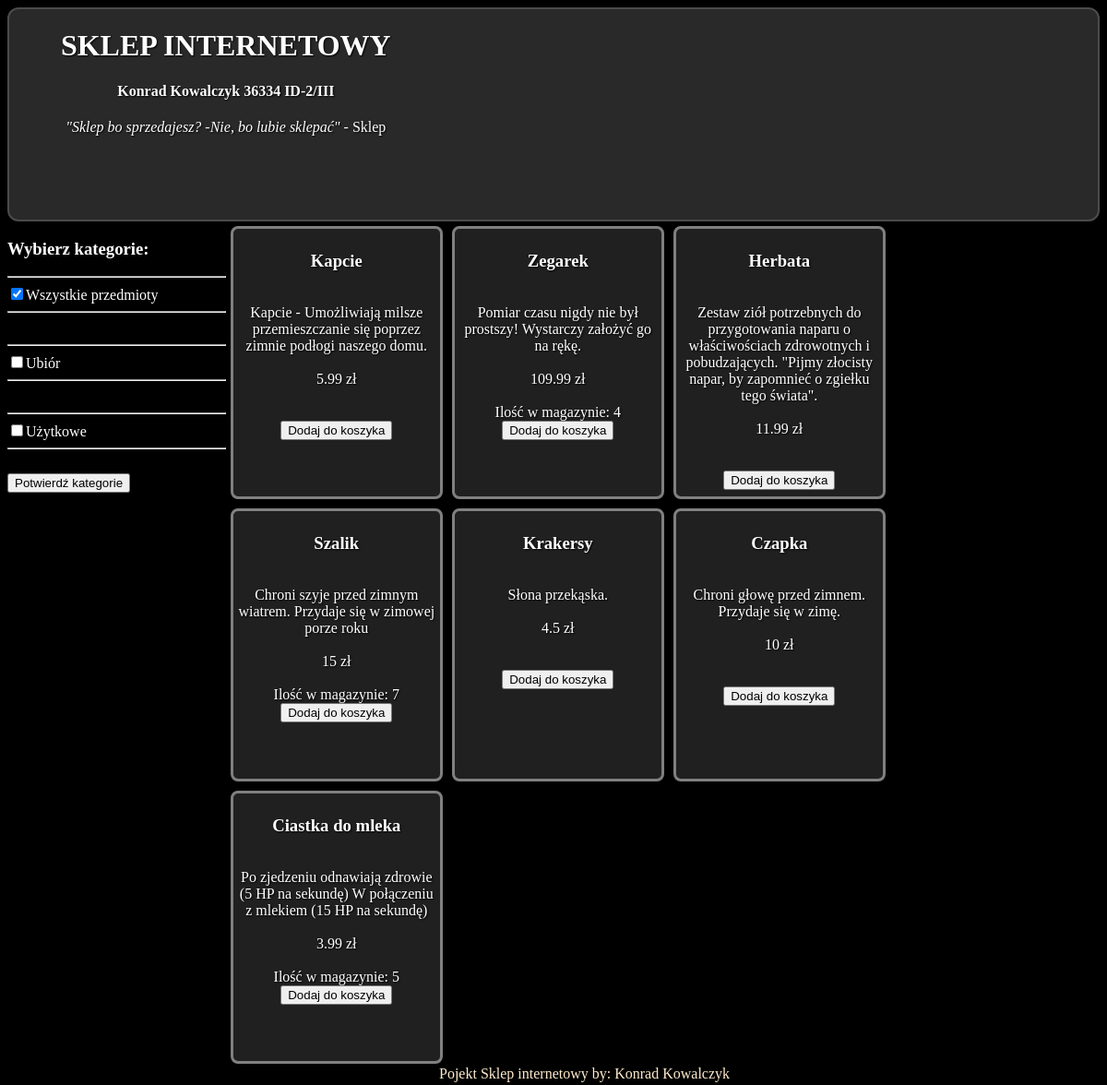
The app's page /sklep2.php with its own data.
### tables this page shows
CREATE TABLE `kategorie` (
  `id_kategoria` int(11) NOT NULL,
  `nazwa_kategorii` text NOT NULL
);

CREATE TABLE `produkt` (
  `id_produktu` int(11) NOT NULL,
  `nazwa_produktu` text NOT NULL,
  `cena_produktu` float NOT NULL,
  `id_kategoria` int(11) NOT NULL,
  `opis_produktu` text NOT NULL
);

CREATE TABLE `magazyn` (
  `id_produktu` int(11) NOT NULL,
  `ilosc_w_magazynie` int(11) NOT NULL
);

### sklep2.php (the view, shortened to what this page needs)
<?php
require "connect.php";
$polaczenie = new mysqli($host, $db_user, $db_password, $db_name);
?>
<!DOCTYPE html>
<html lang="pl-PL">
<head>
    <link rel="stylesheet" href="style.css" type="text/css" />
</head>
<body>
    <div class="parent">
        <div class="kategorie1">
            <h3>Wybierz kategorie:</h3>
            <form method="POST">
            <hr><label><input type="checkbox" name="formDoor[]" value="0" checked>Wszystkie przedmioty </label><hr><br/>
            <?php
                $licznik=1;
                $kategorie=$polaczenie->query("SELECT * FROM kategorie");
                if($kategorie->num_rows>0){
                    while($kategoria=$kategorie->fetch_assoc()){
                        echo '<hr><label><input type="checkbox" name="formDoor[]" value="'.$licznik.'">'.$kategoria['nazwa_kategorii'].'</label><hr><br/>';
                        $licznik++;
                    }
                }
            ?>
            <input type="submit" name="formSubmit" value="Potwierdź kategorie"/>
            </form>
        </div>
        <div class="items"> <?php
    $mquery="SELECT * FROM produkt p INNER JOIN magazyn m ON p.id_produktu=m.id_produktu INNER JOIN kategorie k ON k.id_kategoria=p.id_kategoria";
                            $result = mysqli_query($polaczenie, $mquery);
                            while ($row = mysqli_fetch_assoc($result)) {
                                $malo_w_magazynie="";
                                if($row['ilosc_w_magazynie']<10){
                                    $malo_w_magazynie="Ilość w magazynie: ".$row['ilosc_w_magazynie'];
                                }
                                if ($row['ilosc_w_magazynie'] > 0){
                                    echo "<div class='produkt'>
    <form method='post' action=''>
    <input type='hidden' name='id_produktu' value=" . $row['id_produktu'] . " />
    <div class='nazwa_produktu'><h3>" . $row['nazwa_produktu'] . "</h3></div><br/>
    <div class='opis_p'>" . $row['opis_produktu'] . "</div><br/>
    <div class='cena_produktu'>" . $row['cena_produktu'] . " zł</div><br/>".$malo_w_magazynie."<br/>
    <button type='submit' class='doddokoszyka'>Dodaj do koszyka</button>
    </form>
    </div>";
                                }
                            }
                            ?>
        </div>
        <div class="nagl"> </div>
        <div class="kosz">
        </div>
        <div class="logo">
            <h1>SKLEP INTERNETOWY </h1>
            <h4>Konrad Kowalczyk 36334 ID-2/III </h4>
            <i>"Sklep bo sprzedajesz? -Nie, bo lubie sklepać"</i> - Sklep
        </div>
    </div>
    <footer>Pojekt Sklep internetowy by: Konrad Kowalczyk</footer>
</body>
</html>

### style.css (style rules this page uses)
.produkt { width: 214px; height: 280px; text-align: center; padding: 5px; margin: 5px; border: 3px solid gray; float: left; border-radius: 8px; background-color: rgb(32, 32, 32); }
footer { position: fixed; bottom: 3px; margin-left: 39%; color: blanchedalmond; }
body { background: black; color: white; text-shadow: 1px 1px 2px rgba(0, 0, 0, 1); }
.doddokoszyka { bottom: 3px; }
.parent { display: grid; grid-template-columns: repeat(5, 1fr); grid-template-rows: repeat(5, 1fr); grid-column-gap: 0px; grid-row-gap: 0px; }
.kategorie1 { grid-area: 2 / 1 / 6 / 2; }
.items { grid-area: 2 / 2 / 6 / 6; }
.nagl { grid-area: 1 / 1 / 2 / 6; border: 2px solid rgb(75, 75, 75); border-radius: 12px; background-color: rgb(41, 41, 41); }
.kosz { grid-area: 1 / 5 / 2 / 6; }
.logo { grid-area: 1 / 1 / 2 / 3; float: left; padding: 1px; margin: 1px; text-align: center; }

### records on screen
kategorie: nazwa_kategorii "Ubiór"
kategorie: nazwa_kategorii "Użytkowe"
produkt: nazwa_produktu "Kapcie", opis_produktu "Kapcie - Umożliwiają milsze przemieszczanie się poprzez zimnie podłogi naszego domu.", cena_produktu "5.99"
produkt: nazwa_produktu "Zegarek", opis_produktu "Pomiar czasu nigdy nie był prostszy! Wystarczy założyć go na rękę.", cena_produktu "109.99", magazyn.ilosc_w_magazynie "Ilość w magazynie: 4"
produkt: nazwa_produktu "Herbata", opis_produktu "Zestaw ziół potrzebnych do przygotowania naparu o właściwościach zdrowotnych i pobudzających. \"Pijmy złocisty napar, by zapomnieć o zgiełku tego świata\".", cena_produktu "11.99"
produkt: nazwa_produktu "Szalik", opis_produktu "Chroni szyje przed zimnym wiatrem. Przydaje się w zimowej porze roku", cena_produktu "15", magazyn.ilosc_w_magazynie "Ilość w magazynie: 7"
produkt: nazwa_produktu "Krakersy", opis_produktu "Słona przekąska.", cena_produktu "4.5"
produkt: nazwa_produktu "Czapka", opis_produktu "Chroni głowę przed zimnem. Przydaje się w zimę.", cena_produktu "10"
produkt: nazwa_produktu "Ciastka do mleka", opis_produktu "Po zjedzeniu odnawiają zdrowie (5 HP na sekundę) W połączeniu z mlekiem (15 HP na sekundę)", cena_produktu "3.99", magazyn.ilosc_w_magazynie "Ilość w magazynie: 5"
